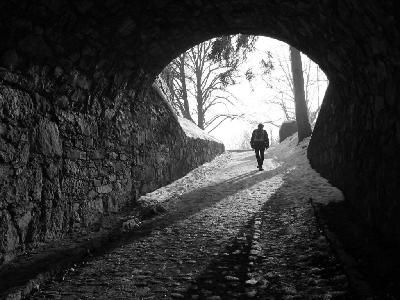
%> input picture MATLAB/Lab6/homographic_dark.jpg, 400 x 300 px
$ octave lab6.m   (GNU Octave 9; MATLAB toolbox functions it lacks are replaced by stand-ins)
%> lines starting %> are read from the running program, lines starting %| are printed output that depends on the picture; in (x1, y1, x2, y2) boxes, pixels count from 0 and x2, y2 are one past the last pixel; in counts of white or black regions, pixels touching at a corner belong together; the program's own positions count from 1
### MATLAB/Lab6/homfilt.m
function res = homfilt( im, cutoff, order, lowgain, highgain )
%UNTITLED2 Summary of this function goes here
%   Detailed explanation goes here

u = im2uint8(im);

height = size(im,1);
width = size(im,2);
[x, y] = meshgrid(-floor(width/2):floor((width-1)/2),...
                  -floor(height/2):floor((height -1)/2));
lbutter = 1./(1+(sqrt(2)-1)*((x.^2+y.^2)/cutoff^2).^order);

u(find(u == 0)) = 1;
lg = log(double(u));
ft = fftshift(fft2(lg));
hboost = lowgain+(highgain-lowgain)*(1-lbutter);
b = hboost.*ft;
ib = abs(ifft2(b));
res = exp(ib);
end

### MATLAB/Lab6/Lab4_TylerDavis/lab6.m
% #1
HD = imread('homographic_dark.jpg');
%> HD is the input picture: size 300x400x3 uint8; min 0, max 255, mean 56.7
HD = rgb2gray(HD);
%> HD: size 300x400 uint8
HD = im2double(HD);
%> HD: size 300x400 double
HD1 = homfilt(HD,128,2,.5,2);
%> in homfilt, `u(find(u == 0)) = 1;`: u: size 300x400 uint8; min 1, max 255, mean 56.7
%figure, imshow(HD1/16)


% #2
bird = rgb2gray(imread('flying birds.jpg'));
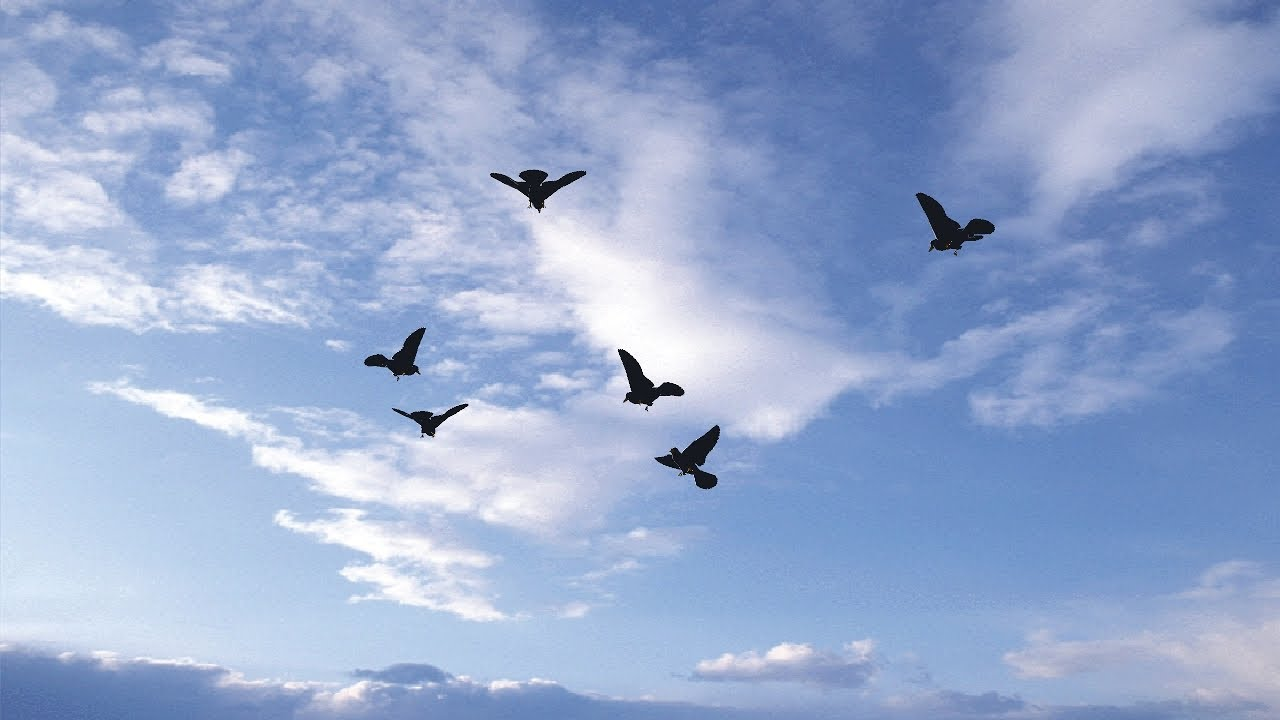
%> input picture MATLAB/Lab6/flying birds.jpg, 1280 x 720 px
%> bird: size 720x1280 uint8; min 0, max 255, mean 168.2
clip = rgb2gray(imread('paper clips.jpg'));
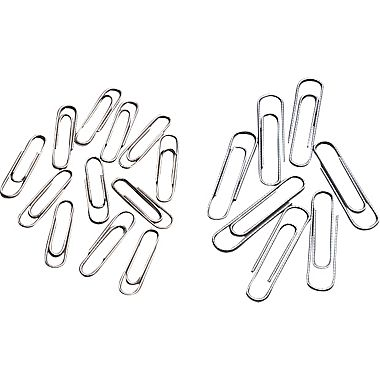
%> input picture MATLAB/Lab6/paper clips.jpg, 380 x 380 px
%> clip: size 380x380 uint8; min 0, max 255, mean 244.1
clipB = im2bw(clip, graythresh(clip));
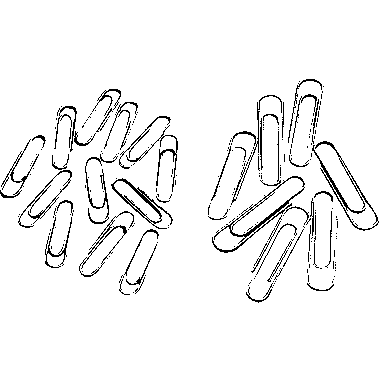
%> clipB: size 380x380 logical; 95.2% white; black in thin lines or dots, all inside (x1, y1, x2, y2) = (0, 79, 379, 303)
birdB = im2bw(bird,.4);
%> birdB: size 720x1280 logical; 99.1% white; 157 black regions (149 under 20 px), largest, box (x1, y1, x2, y2) and area: (915, 192, 995, 256) 1906, (655, 425, 720, 489) 1607, (490, 170, 586, 213) 1410
%figure(1), subplot(211), subimage(clipB), title('PaperClips'),
%subplot(212), subimage(birdB), title('Flying Birds')

% #3
rice = imread('rice.jpg');
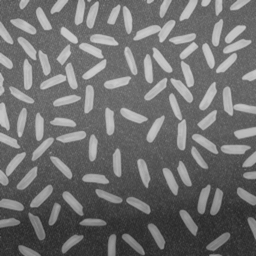
%> input picture MATLAB/Lab6/rice.jpg, 256 x 256 px
%> rice is the input picture: size 256x256x3 uint8; min 39, max 205, mean 111.2
cam = imread('cameraman.png');
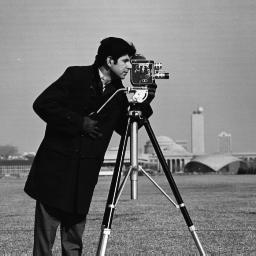
%> input picture MATLAB/Lab6/cameraman.png, 256 x 256 px
%> cam is the input picture: size 256x256 uint8; min 0, max 255, mean 118.7
rice = rgb2gray(rice);
%> rice: size 256x256 uint8
K = imlincomb(.5, cam, .5, rice);
%figure, imshow(K)

% #4
man = imread('cameraman.png');
manC = edge(man,'Canny');
%> manC: size 256x256 logical; 4.7% white in thin lines or dots, all inside (x1, y1, x2, y2) = (1, 37, 255, 255)
manP = edge(man, 'Prewitt');
%> manP: size 256x256 logical; 3.8% white in thin lines or dots, all inside (x1, y1, x2, y2) = (5, 37, 256, 256)
manR = edge(man, 'Roberts');
%> manR: size 256x256 logical; 3.5% white in thin lines or dots, all inside (x1, y1, x2, y2) = (3, 36, 255, 256)
manS = edge(man, 'Sobel');
manZC = edge(man, 'zerocross');
%> manZC: size 256x256 logical; 5.8% white in thin lines or dots, all inside (x1, y1, x2, y2) = (1, 36, 255, 255)
l = fspecial('laplacian');
manL = imfilter(man,l);
manMH = imfilter(man, fspecial('Gaussian'));
manMH = imfilter(manMH, fspecial('Laplacian'));
manMH = edge(manMH, 'zerocross');
%> manMH: size 256x256 logical; 9% white in thin lines or dots, all inside (x1, y1, x2, y2) = (1, 33, 255, 255)
% [12 lines of commented-out code are left out]
p = imread('pearsonhall.jpg');
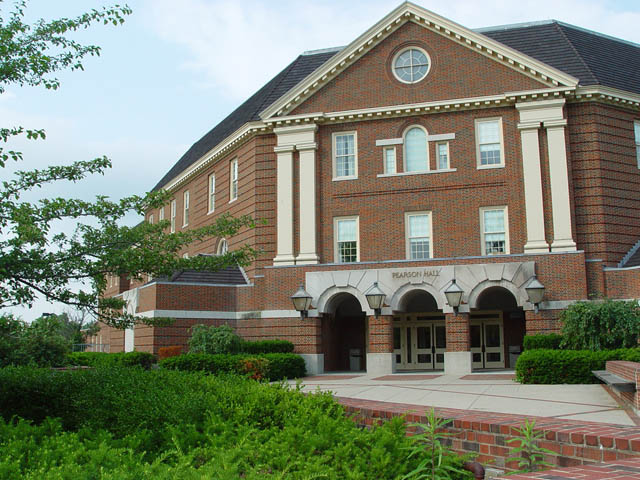
%> input picture MATLAB/Lab6/pearsonhall.jpg, 640 x 480 px
%> p is the input picture: size 480x640x3 uint8; mean R, G, B 122.5, 128.8, 109.8
p = rgb2gray(p);
%> p: size 480x640 uint8
p1 = imnoise(p, 'salt & pepper');
p2 = imnoise(p, 'gaussian');
p1C = edge(p1,'Canny');
%> p1C: size 480x640 logical; 12.9% white in thin lines or dots
p1P = edge(p1, 'Prewitt');
%> p1P: size 480x640 logical; 5.9% white in thin lines or dots
p1R = edge(p1, 'Roberts');
%> p1R: size 480x640 logical; 3.7% white in thin lines or dots
p1S = edge(p1, 'Sobel');
%> p1S: size 480x640 logical; 6.1% white in thin lines or dots
p1ZC = edge(p1, 'zerocross');
%> p1ZC: size 480x640 logical; 11.8% white in thin lines or dots
l = fspecial('laplacian');
p1L = imfilter(p1,l);
p1MH = imfilter(p1, fspecial('Gaussian'));
p1MH = imfilter(p1MH, fspecial('Laplacian'));
p1MH = edge(p1MH, 'zerocross');
%> p1MH: size 480x640 logical; 17.1% white in thin lines or dots

% [8 lines of commented-out code are left out]

p2C = edge(p2,'Canny');
%> p2C: size 480x640 logical; 10.3% white in thin lines or dots
p2P = edge(p2, 'Prewitt');
%> p2P: size 480x640 logical; 3.8% white in thin lines or dots
p2R = edge(p2, 'Roberts');
%> p2R: size 480x640 logical; 1.3% white in thin lines or dots
p2S = edge(p2, 'Sobel');
%> p2S: size 480x640 logical; 3.8% white in thin lines or dots
p2ZC = edge(p2, 'zerocross');
%> p2ZC: size 480x640 logical; 9.9% white in thin lines or dots
l = fspecial('laplacian');
p2L = imfilter(p2,l);
p2MH = imfilter(p2, fspecial('Gaussian'));
p2MH = imfilter(p2MH, fspecial('Laplacian'));
p2MH = edge(p2MH, 'zerocross');
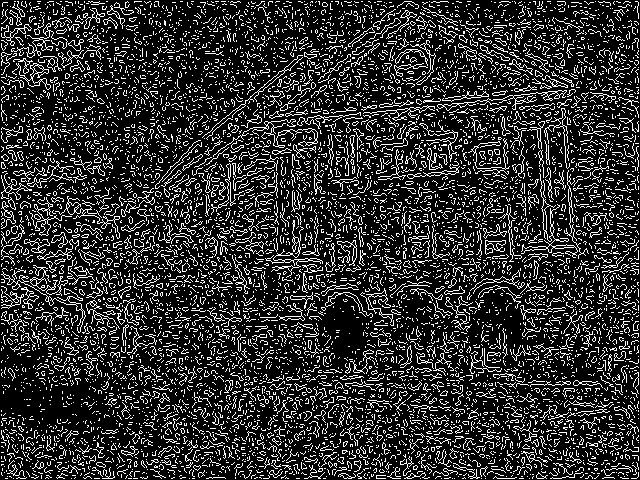
%> p2MH: size 480x640 logical; 18.7% white in thin lines or dots

figure, subplot(221), subimage(p2R), title('Roberts Gaussian'),
subplot(222), subimage(p2P), title('Prewitt Gaussian'),
subplot(223), subimage(p2S), title('Sobel Gaussian'),
subplot(224), subimage(p2L), title('Lablacian Gaussian')

figure, subplot(221), subimage(p2ZC), title('Zero Crossing Gaussian'),
subplot(222), subimage(p2MH), title('Marr-Hildreth Gaussian'),
subplot(223), subimage(p2C), title('Canny Gaussian'),
